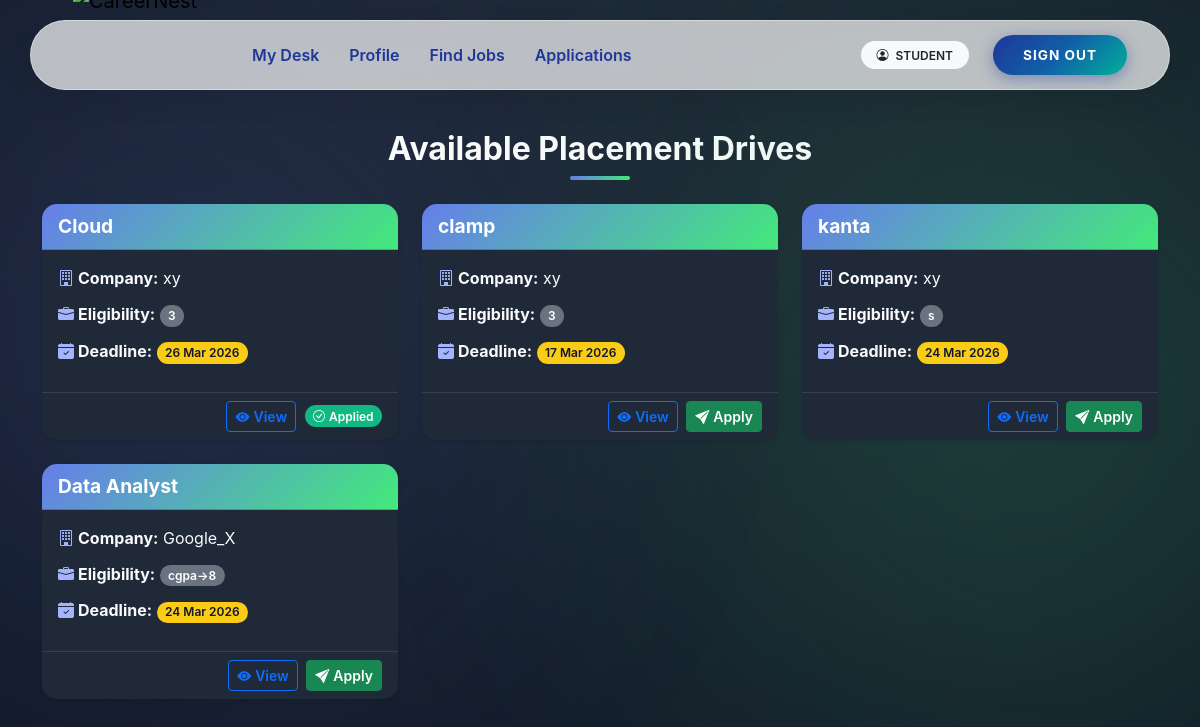
Page /student/drives (signed in) on the earlier database version.
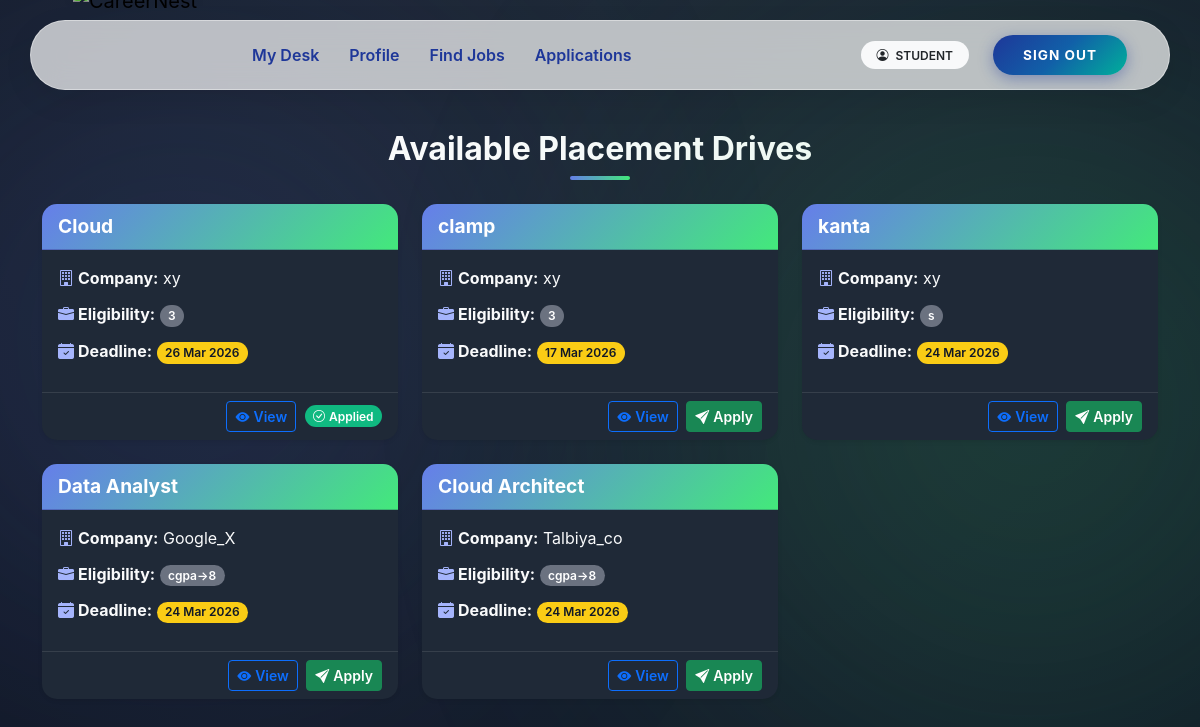
Same page on the later database version.
### app/models.py (models this page shows)
class PlacementDrive(db.Model):
    __tablename__ = "placement_drives"
    drive_id = db.Column(db.Integer, primary_key=True)
    company_id = db.Column(
        db.Integer,
        db.ForeignKey("companies.user_id", ondelete="CASCADE"),
        nullable=False
    )
    job_title = db.Column(db.String(150), nullable=False)
    job_description = db.Column(db.Text, nullable=False)
    eligibility = db.Column(db.String(200))
    application_deadline = db.Column(db.Date)
    status = db.Column(db.String(20), default="Pending")
    created_at = db.Column(db.DateTime, default=datetime.utcnow)
    company = db.relationship("Company", back_populates="drives")
    applications = db.relationship(
        "Application",
        back_populates="drive",
        cascade="all, delete-orphan"
    )

class Company(db.Model):
    __tablename__ = "companies"
    user_id = db.Column(
        db.Integer,
        db.ForeignKey("users.user_id", ondelete="CASCADE"),
        primary_key=True
    )
    company_name = db.Column(db.String(150), nullable=False)
    industry = db.Column(db.String(100))
    location = db.Column(db.String(200))
    website = db.Column(db.String(200))
    contact_person = db.Column(db.String(100))
    contact_phone = db.Column(db.String(20))
    description = db.Column(db.Text)
    user = db.relationship("User", back_populates="company")
    drives = db.relationship(
        "PlacementDrive",
        back_populates="company",
        cascade="all, delete-orphan"
    )

### app/student/routes.py (the view)
@student_bp.route('/drives')
@login_required
@role_required('student')
def drives():
    today = date.today()
    profile = get_student_profile()
    drives = PlacementDrive.query.join(Company).filter(
    PlacementDrive.status == 'Approved',
    PlacementDrive.application_deadline >= today
).all()
    applied_drive_ids = [
        app.drive_id for app in
        Application.query.filter_by(student_id=profile.user_id).all()
    ]
    return render_template(
        'student/drives.html',
        drives=drives,
        applied_drive_ids=applied_drive_ids
    )

### app/student/routes.py (called while the page is built)
def get_student_profile():
    return Student.query.filter_by(user_id=current_user.user_id).first()

### app/utils.py (called while the page is built)
def role_required(required_role):
    def decorator(f):
        @wraps(f)
        def decorated_function(*args, **kwargs):
            if not current_user.is_authenticated:
                abort(401)
            if current_user.role != required_role:
                abort(403)
            if required_role in ["student", "company"] and not current_user.is_approved:
                abort(403)
            if current_user.is_blacklisted:
                abort(403)
            return f(*args, **kwargs)
        return decorated_function
    return decorator

### app/templates/student/drives.html (shortened to what this page needs)
{% extends 'base.html' %}
{% block content %}
<h2 class="mb-4">Available Placement Drives</h2>
<div class="row row-cols-1 row-cols-md-2 row-cols-lg-3 g-4">
  {% for drive in drives %}
    {% set already_applied = applied_drive_ids and drive.drive_id in applied_drive_ids %}
    <div class="col">
      <div class="card h-100 shadow-sm">
        <div class="card-header">
          {{ drive.job_title }}
        </div>
        <div class="card-body">
          <p><i class="bi bi-building me-1"></i><strong>Company:</strong> {{ drive.company.company_name }}</p>
          <p><i class="bi bi-briefcase-fill me-1"></i><strong>Eligibility:</strong>
            <span class="badge bg-secondary">{{ drive.eligibility or 'N/A' }}</span>
          </p>
          <p><i class="bi bi-calendar-check-fill me-1"></i><strong>Deadline:</strong>
            <span class="badge bg-warning text-dark">
              {{ drive.application_deadline.strftime('%d %b %Y') if drive.application_deadline else 'N/A' }}
            </span>
          </p>
        </div>
        <div class="card-footer text-end">
          <a href="{{ url_for('student.drive_detail', drive_id=drive.drive_id) }}"
             class="btn btn-outline-primary btn-sm me-1">
            <i class="bi bi-eye-fill me-1"></i>View
          </a>
          {% if already_applied %}
            <span class="badge bg-success"><i class="bi bi-check-circle me-1"></i>Applied</span>
          {% else %}
            <form method="post" action="{{ url_for('student.apply_drive', drive_id=drive.drive_id) }}" style="display:inline;">
              <button type="submit" class="btn btn-success btn-sm">
                <i class="bi bi-send-fill me-1"></i>Apply
              </button>
            </form>
          {% endif %}
        </div>
      </div>
    </div>
  {% else %}
    <div class="col-12">
      <div class="alert alert-info text-center shadow-sm">
        No drives available at the moment.
      </div>
    </div>
  {% endfor %}
</div>
{% endblock %}

Differences in the rows shown:
added PlacementDrive: job_title "Cloud Architect", company.company_name "Talbiya_co", eligibility "cgpa->8", application_deadline "24 Mar 2026"
